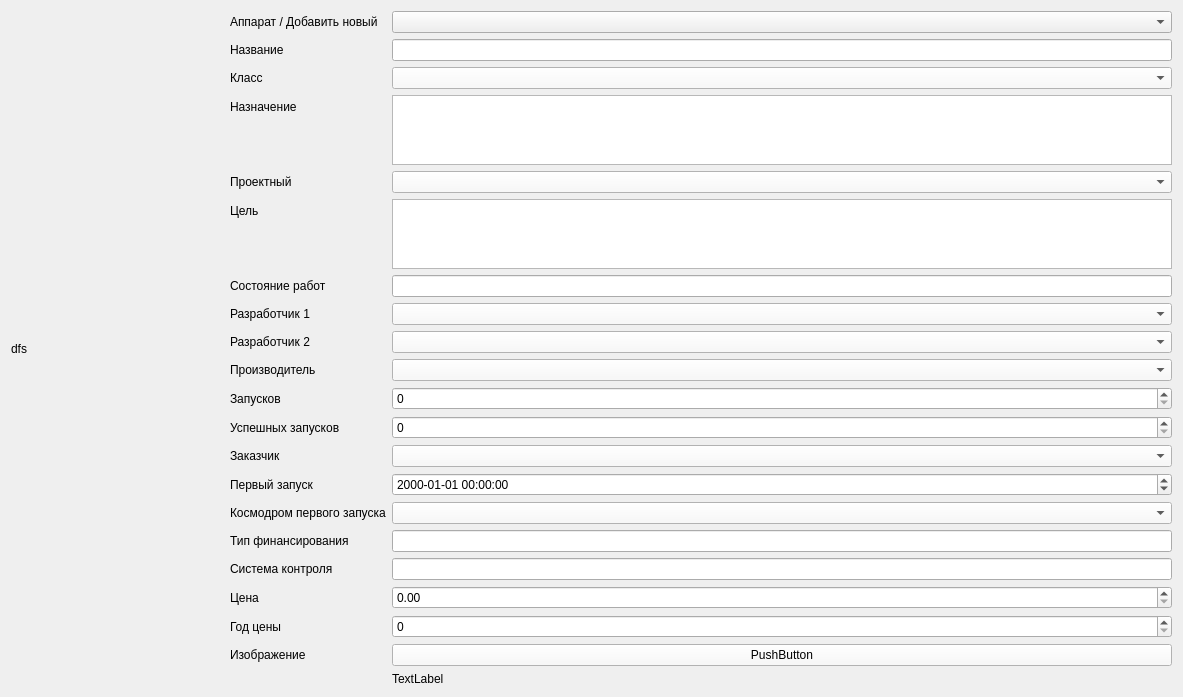
            <widget class="QWidget" name="scrollAreaWidgetContents_3">
             <property name="geometry">
              <rect>
               <x>0</x>
               <y>0</y>
               <width>1183</width>
               <height>680</height>
              </rect>
             </property>
             <layout class="QVBoxLayout" name="verticalLayout_9">
              <item>
               <layout class="QHBoxLayout" name="horizontalLayout_10">
                <item>
                 <widget class="QLabel" name="label_12">
                  <property name="sizePolicy">
                   <sizepolicy hsizetype="Minimum" vsizetype="Preferred">
                    <horstretch>0</horstretch>
                    <verstretch>0</verstretch>
                   </sizepolicy>
                  </property>
                  <property name="minimumSize">
                   <size>
                    <width>200</width>
                    <height>0</height>
                   </size>
                  </property>
                  <property name="maximumSize">
                   <size>
                    <width>300</width>
                    <height>16777215</height>
                   </size>
                  </property>
                  <property name="text">
                   <string>dfs</string>
                  </property>
                 </widget>
                </item>
                <item>
                 <widget class="QLabel" name="label_53">
                  <property name="text">
                   <string/>
                  </property>
                 </widget>
                </item>
                <item>
                 <layout class="QFormLayout" name="formLayout">
                  <item row="3" column="0">
                   <widget class="QLabel" name="label_30">
                    <property name="text">
                     <string>Название</string>
                    </property>
                   </widget>
                  </item>
                  <item row="3" column="1">
                   <widget class="QLineEdit" name="lineEditUnitName"/>
                  </item>
                  <item row="4" column="0">
                   <widget class="QLabel" name="label_33">
                    <property name="text">
                     <string>Класс</string>
                    </property>
                   </widget>
                  </item>
                  <item row="4" column="1">
                   <widget class="QComboBox" name="comboBoxUnitClass">
                    <property name="styleSheet">
                     <string notr="true">background-color: rgb(249, 249, 249)</string>
                    </property>
                   </widget>
                  </item>
                  <item row="5" column="0">
                   <widget class="QLabel" name="label_31">
                    <property name="text">
                     <string>Назначение</string>
                    </property>
                   </widget>
                  </item>
                  <item row="5" column="1">
                   <widget class="QTextEdit" name="textEditUnitPurpose"/>
                  </item>
                  <item row="6" column="0">
                   <widget class="QLabel" name="label_32">
                    <property name="text">
                     <string>Проектный</string>
                    </property>
                   </widget>
                  </item>
                  <item row="6" column="1">
                   <widget class="QComboBox" name="comboBoxUnitProject">
                    <property name="styleSheet">
                     <string notr="true">background-color: rgb(249, 249, 249)</string>
                    </property>
                   </widget>
                  </item>
                  <item row="7" column="0">
                   <widget class="QLabel" name="label_18">
                    <property name="text">
                     <string>Цель</string>
                    </property>
                   </widget>
                  </item>
                  <item row="7" column="1">
                   <widget class="QTextEdit" name="textEditUnitObjective"/>
                  </item>
                  <item row="8" column="0">
                   <widget class="QLabel" name="label_19">
                    <property name="text">
                     <string>Состояние работ</string>
                    </property>
                   </widget>
                  </item>
                  <item row="8" column="1">
                   <widget class="QLineEdit" name="lineEditUnitWorkStatus"/>
                  </item>
                  <item row="9" column="0">
                   <widget class="QLabel" name="label_20">
                    <property name="text">
                     <string>Разработчик 1</string>
                    </property>
                   </widget>
                  </item>
                  <item row="9" column="1">
                   <widget class="QComboBox" name="comboBoxUnitDeveloperId">
                    <property name="styleSheet">
                     <string notr="true">background-color: rgb(249, 249, 249)</string>
                    </property>
                   </widget>
                  </item>
                  <item row="10" column="0">
                   <widget class="QLabel" name="label_21">
                    <property name="text">
                     <string>Разработчик 2</string>
                    </property>
                   </widget>
                  </item>
                  <item row="10" column="1">
                   <widget class="QComboBox" name="comboBoxUnitExtraDeveloperId">
                    <property name="styleSheet">
                     <string notr="true">background-color: rgb(249, 249, 249)</string>
                    </property>
                   </widget>
                  </item>
                  <item row="11" column="0">
                   <widget class="QLabel" name="label_22">
                    <property name="text">
                     <string>Производитель</string>
                    </property>
                   </widget>
                  </item>
                  <item row="11" column="1">
                   <widget class="QComboBox" name="comboBoxUnitManufacturerId">
                    <property name="styleSheet">
                     <string notr="true">background-color: rgb(249, 249, 249)</string>
                    </property>
                   </widget>
                  </item>
                  <item row="12" column="0">
                   <widget class="QLabel" name="label_23">
                    <property name="text">
                     <string>Запусков</string>
                    </property>
                   </widget>
                  </item>
                  <item row="12" column="1">
                   <widget class="QSpinBox" name="spinBoxUnitLaunches"/>
                  </item>
                  <item row="13" column="0">
                   <widget class="QLabel" name="label_24">
                    <property name="text">
                     <string>Успешных запусков</string>
                    </property>
                   </widget>
                  </item>
                  <item row="13" column="1">
                   <widget class="QSpinBox" name="spinBoxUnitSuccessfulLaunches"/>
                  </item>
                  <item row="14" column="0">
                   <widget class="QLabel" name="label_25">
                    <property name="text">
                     <string>Заказчик</string>
                    </property>
                   </widget>
                  </item>
                  <item row="14" column="1">
                   <widget class="QComboBox" name="comboBoxUnitCustomer">
                    <property name="styleSheet">
                     <string notr="true">background-color: rgb(249, 249, 249)</string>
                    </property>
                   </widget>
                  </item>
                  <item row="15" column="0">
                   <widget class="QLabel" name="label_26">
                    <property name="text">
                     <string>Первый запуск</string>
                    </property>
                   </widget>
                  </item>
                  <item row="15" column="1">
                   <widget class="QDateTimeEdit" name="dateTimeEditFirstLaunch">
                    <property name="displayFormat">
                     <string>yyyy-MM-dd HH:mm:ss</string>
                    </property>
                   </widget>
                  </item>
                  <item row="16" column="0">
                   <widget class="QLabel" name="label_27">
                    <property name="text">
                     <string>Космодром первого запуска</string>
                    </property>
                   </widget>
                  </item>
                  <item row="16" column="1">
                   <widget class="QComboBox" name="comboBoxUnitFirstLaunchSpaceport">
                    <property name="styleSheet">
                     <string notr="true">background-color: rgb(249, 249, 249)</string>
                    </property>
                   </widget>
                  </item>
                  <item row="17" column="0">
                   <widget class="QLabel" name="label_28">
                    <property name="text">
                     <string>Тип финансирования</string>
                    </property>
                   </widget>
                  </item>
                  <item row="17" column="1">
                   <widget class="QLineEdit" name="lineEditFinancingType"/>
                  </item>
                  <item row="18" column="0">
                   <widget class="QLabel" name="label_29">
                    <property name="text">
                     <string>Система контроля</string>
                    </property>
                   </widget>
                  </item>
                  <item row="18" column="1">
                   <widget class="QLineEdit" name="lineEditControlSystem"/>
                  </item>
                  <item row="19" column="0">
                   <widget class="QLabel" name="label_14">
                    <property name="text">
                     <string>Цена</string>
                    </property>
                   </widget>
                  </item>
                  <item row="19" column="1">
                   <widget class="QDoubleSpinBox" name="doubleSpinBoxUnitPrice"/>
                  </item>
                  <item row="20" column="0">
                   <widget class="QLabel" name="label_17">
                    <property name="text">
                     <string>Год цены</string>
                    </property>
                   </widget>
                  </item>
                  <item row="20" column="1">
                   <widget class="QSpinBox" name="spinBoxUnitPriceYear"/>
                  </item>
                  <item row="21" column="0">
                   <widget class="QLabel" name="label_13">
                    <property name="text">
                     <string>Изображение</string>
                    </property>
                   </widget>
                  </item>
                  <item row="21" column="1">
                   <widget class="QPushButton" name="pushButton_4">
                    <property name="styleSheet">
                     <string notr="true">background-color: rgb(249, 249, 249)</string>
                    </property>
                    <property name="text">
                     <string>PushButton</string>
                    </property>
                   </widget>
                  </item>
                  <item row="22" column="1">
                   <widget class="QLabel" name="labelUnitImageURL">
                    <property name="text">
                     <string>TextLabel</string>
                    </property>
                   </widget>
                  </item>
                  <item row="2" column="1">
                   <widget class="QComboBox" name="comboBox_10"/>
                  </item>
                  <item row="2" column="0">
                   <widget class="QLabel" name="label_52">
                    <property name="text">
                     <string>Аппарат / Добавить новый</string>
                    </property>
                   </widget>
                  </item>
                 </layout>
                </item>
               </layout>
              </item>
              <item>
               <layout class="QFormLayout" name="formLayout_3"/>
              </item>
             </layout>
            </widget>
